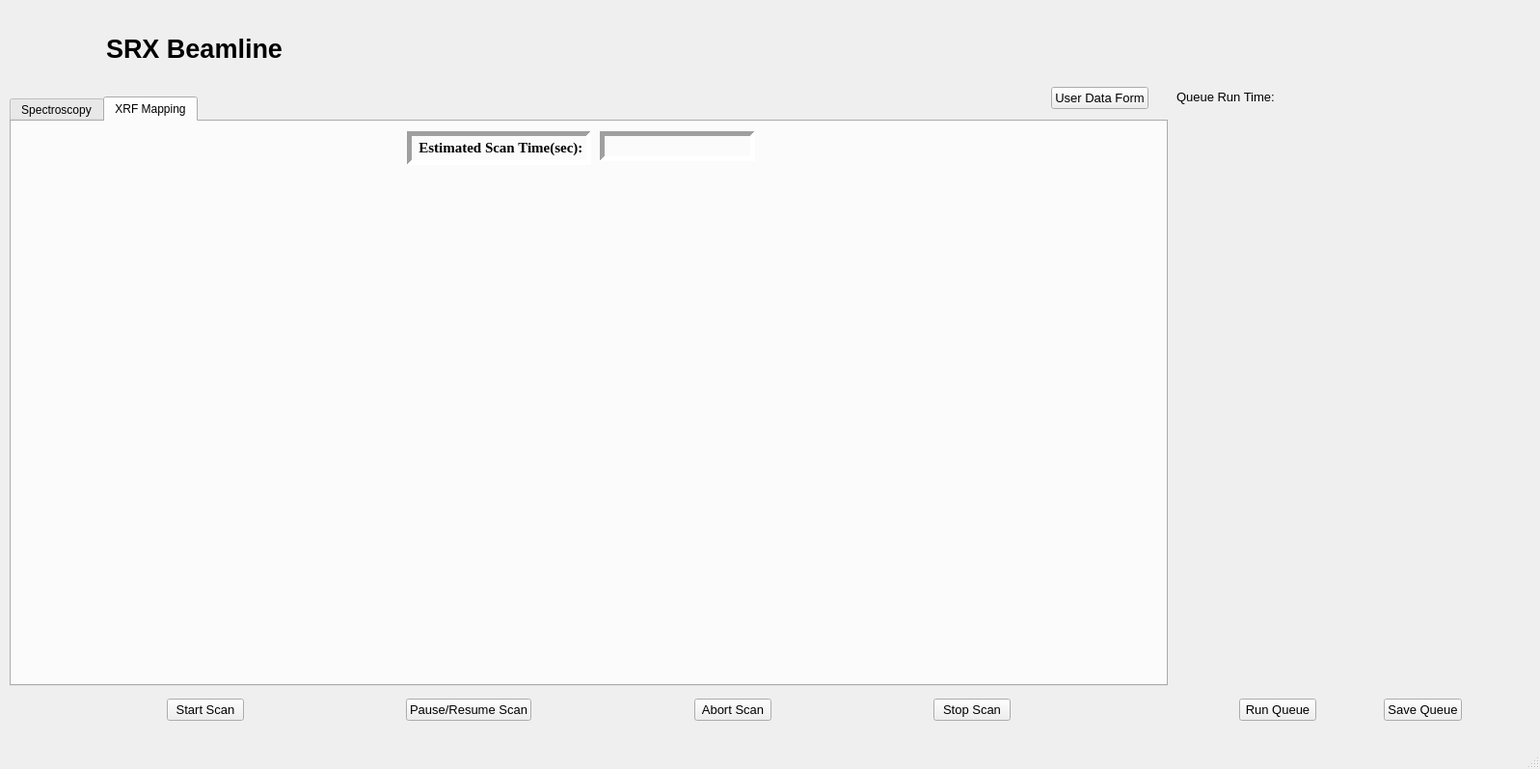
<?xml version="1.0" encoding="UTF-8"?>
<ui version="4.0">
 <class>MainWindow</class>
 <widget class="QMainWindow" name="MainWindow">
  <property name="geometry">
   <rect>
    <x>0</x>
    <y>0</y>
    <width>1597</width>
    <height>797</height>
   </rect>
  </property>
  <property name="windowTitle">
   <string>MainWindow</string>
  </property>
  <widget class="QWidget" name="centralwidget">
   <widget class="QStackedWidget" name="stackedWidget">
    <property name="geometry">
     <rect>
      <x>0</x>
      <y>0</y>
      <width>1581</width>
      <height>761</height>
     </rect>
    </property>
    <property name="currentIndex">
     <number>1</number>
    </property>
    <widget class="Metadata" name="page">
     <widget class="QLabel" name="label">
      <property name="geometry">
       <rect>
        <x>110</x>
        <y>30</y>
        <width>201</width>
        <height>41</height>
       </rect>
      </property>
      <property name="font">
       <font>
        <pointsize>20</pointsize>
        <weight>75</weight>
        <bold>true</bold>
       </font>
      </property>
      <property name="text">
       <string>SRX Beamline </string>
      </property>
     </widget>
     <widget class="QLabel" name="label_10">
      <property name="geometry">
       <rect>
        <x>1360</x>
        <y>10</y>
        <width>211</width>
        <height>71</height>
       </rect>
      </property>
      <property name="text">
       <string/>
      </property>
      <property name="pixmap">
       <pixmap>nsls-ii.png</pixmap>
      </property>
     </widget>
     <widget class="QPushButton" name="submit">
      <property name="geometry">
       <rect>
        <x>740</x>
        <y>710</y>
        <width>101</width>
        <height>23</height>
       </rect>
      </property>
      <property name="font">
       <font>
        <pointsize>10</pointsize>
       </font>
      </property>
      <property name="text">
       <string>Submit</string>
      </property>
     </widget>
     <widget class="QLabel" name="label_9">
      <property name="geometry">
       <rect>
        <x>10</x>
        <y>0</y>
        <width>111</width>
        <height>101</height>
       </rect>
      </property>
      <property name="text">
       <string/>
      </property>
      <property name="pixmap">
       <pixmap>5-ID2.png</pixmap>
      </property>
     </widget>
    </widget>
    <widget class="QWidget" name="page_2">
     <widget class="QTabWidget" name="tabWidget">
      <property name="geometry">
       <rect>
        <x>10</x>
        <y>100</y>
        <width>1201</width>
        <height>611</height>
       </rect>
      </property>
      <property name="currentIndex">
       <number>1</number>
      </property>
      <widget class="Spectroscopy" name="Xanes">
       <attribute name="title">
        <string>Spectroscopy</string>
       </attribute>
       <widget class="QWidget" name="layoutWidget">
        <property name="geometry">
         <rect>
          <x>930</x>
          <y>20</y>
          <width>261</width>
          <height>32</height>
         </rect>
        </property>
        <layout class="QHBoxLayout" name="horizontalLayout_3">
         <item>
          <widget class="QLabel" name="label_5">
           <property name="font">
            <font>
             <pointsize>10</pointsize>
            </font>
           </property>
           <property name="text">
            <string>Estimated Scan Time:</string>
           </property>
          </widget>
         </item>
         <item>
          <widget class="QLabel" name="scan_time">
           <property name="text">
            <string/>
           </property>
          </widget>
         </item>
        </layout>
       </widget>
       <widget class="QStackedWidget" name="stackedWidget_3">
        <property name="geometry">
         <rect>
          <x>620</x>
          <y>70</y>
          <width>563</width>
          <height>511</height>
         </rect>
        </property>
        <property name="currentIndex">
         <number>0</number>
        </property>
        <widget class="QWidget" name="page_5">
         <widget class="QWidget" name="horizontalLayoutWidget_13">
          <property name="geometry">
           <rect>
            <x>40</x>
            <y>440</y>
            <width>491</width>
            <height>26</height>
           </rect>
          </property>
          <layout class="QHBoxLayout" name="horizontalLayout_11">
           <item>
            <widget class="QCheckBox" name="plot_layover_2">
             <property name="font">
              <font>
               <pointsize>10</pointsize>
              </font>
             </property>
             <property name="text">
              <string>Plot Layover</string>
             </property>
            </widget>
           </item>
           <item>
            <widget class="QLabel" name="label_39">
             <property name="text">
              <string/>
             </property>
            </widget>
           </item>
           <item>
            <widget class="QPushButton" name="normalized1">
             <property name="font">
              <font>
               <pointsize>10</pointsize>
              </font>
             </property>
             <property name="text">
              <string>Normalized</string>
             </property>
            </widget>
           </item>
           <item>
            <widget class="QLabel" name="label_37">
             <property name="text">
              <string/>
             </property>
            </widget>
           </item>
           <item>
            <widget class="QPushButton" name="raw1">
             <property name="font">
              <font>
               <pointsize>10</pointsize>
              </font>
             </property>
             <property name="text">
              <string>Raw</string>
             </property>
            </widget>
           </item>
           <item>
            <widget class="QLabel" name="label_38">
             <property name="text">
              <string/>
             </property>
            </widget>
           </item>
           <item>
            <widget class="QPushButton" name="count1">
             <property name="font">
              <font>
               <pointsize>10</pointsize>
              </font>
             </property>
             <property name="text">
              <string>Count</string>
             </property>
            </widget>
           </item>
          </layout>
         </widget>
         <widget class="Canvas" name="results" native="true">
          <property name="geometry">
           <rect>
            <x>0</x>
            <y>0</y>
            <width>561</width>
            <height>441</height>
           </rect>
          </property>
         </widget>
        </widget>
        <widget class="QWidget" name="page_6">
         <widget class="QWidget" name="horizontalLayoutWidget_9">
          <property name="geometry">
           <rect>
            <x>40</x>
            <y>440</y>
            <width>491</width>
            <height>26</height>
           </rect>
          </property>
          <layout class="QHBoxLayout" name="horizontalLayout_9">
           <item>
            <widget class="QCheckBox" name="plot_layover_3">
             <property name="font">
              <font>
               <pointsize>10</pointsize>
              </font>
             </property>
             <property name="text">
              <string>Plot Layover</string>
             </property>
            </widget>
           </item>
           <item>
            <widget class="QLabel" name="label_40">
             <property name="text">
              <string/>
             </property>
            </widget>
           </item>
           <item>
            <widget class="QPushButton" name="normalized2">
             <property name="font">
              <font>
               <pointsize>10</pointsize>
              </font>
             </property>
             <property name="text">
              <string>Normalized</string>
             </property>
            </widget>
           </item>
           <item>
            <widget class="QLabel" name="label_33">
             <property name="text">
              <string/>
             </property>
            </widget>
           </item>
           <item>
            <widget class="QPushButton" name="raw2">
             <property name="font">
              <font>
               <pointsize>10</pointsize>
              </font>
             </property>
             <property name="text">
              <string>Raw</string>
             </property>
            </widget>
           </item>
           <item>
            <widget class="QLabel" name="label_34">
             <property name="text">
              <string/>
             </property>
            </widget>
           </item>
           <item>
            <widget class="QPushButton" name="count2">
             <property name="font">
              <font>
               <pointsize>10</pointsize>
              </font>
             </property>
             <property name="text">
              <string>Count</string>
             </property>
            </widget>
           </item>
          </layout>
         </widget>
         <widget class="Canvas" name="results_2" native="true">
          <property name="geometry">
           <rect>
            <x>0</x>
            <y>0</y>
            <width>561</width>
            <height>441</height>
           </rect>
          </property>
         </widget>
        </widget>
        <widget class="QWidget" name="page_7">
         <widget class="QWidget" name="horizontalLayoutWidget_12">
          <property name="geometry">
           <rect>
            <x>40</x>
            <y>440</y>
            <width>491</width>
            <height>26</height>
           </rect>
          </property>
          <layout class="QHBoxLayout" name="horizontalLayout_10">
           <item>
            <widget class="QCheckBox" name="plot_layover">
             <property name="font">
              <font>
               <pointsize>10</pointsize>
              </font>
             </property>
             <property name="text">
              <string>Plot Layover</string>
             </property>
            </widget>
           </item>
           <item>
            <widget class="QLabel" name="label_6">
             <property name="text">
              <string/>
             </property>
            </widget>
           </item>
           <item>
            <widget class="QPushButton" name="normalized3">
             <property name="font">
              <font>
               <pointsize>10</pointsize>
              </font>
             </property>
             <property name="text">
              <string>Normalized</string>
             </property>
            </widget>
           </item>
           <item>
            <widget class="QLabel" name="label_35">
             <property name="text">
              <string/>
             </property>
            </widget>
           </item>
           <item>
            <widget class="QPushButton" name="raw3">
             <property name="font">
              <font>
               <pointsize>10</pointsize>
              </font>
             </property>
             <property name="text">
              <string>Raw</string>
             </property>
            </widget>
           </item>
           <item>
            <widget class="QLabel" name="label_36">
             <property name="text">
              <string/>
             </property>
            </widget>
           </item>
           <item>
            <widget class="QPushButton" name="count3">
             <property name="font">
              <font>
               <pointsize>10</pointsize>
              </font>
             </property>
             <property name="text">
              <string>Count</string>
             </property>
            </widget>
           </item>
          </layout>
         </widget>
         <widget class="Canvas" name="results_3" native="true">
          <property name="geometry">
           <rect>
            <x>0</x>
            <y>0</y>
            <width>561</width>
            <height>441</height>
           </rect>
          </property>
         </widget>
        </widget>
       </widget>
      </widget>
      <widget class="Window_" name="XRFMapping">
       <attribute name="title">
        <string>XRF Mapping</string>
       </attribute>
       <widget class="Canvas" name="map_" native="true">
        <property name="geometry">
         <rect>
          <x>785</x>
          <y>10</y>
          <width>401</width>
          <height>559</height>
         </rect>
        </property>
        <property name="font">
         <font>
          <family>Times New Roman</family>
          <pointsize>11</pointsize>
          <weight>75</weight>
          <bold>true</bold>
         </font>
        </property>
       </widget>
       <widget class="QLabel" name="label_3">
        <property name="geometry">
         <rect>
          <x>410</x>
          <y>10</y>
          <width>191</width>
          <height>35</height>
         </rect>
        </property>
        <property name="font">
         <font>
          <family>Times New Roman</family>
          <pointsize>11</pointsize>
          <weight>75</weight>
          <bold>true</bold>
         </font>
        </property>
        <property name="frameShape">
         <enum>QFrame::Panel</enum>
        </property>
        <property name="frameShadow">
         <enum>QFrame::Sunken</enum>
        </property>
        <property name="lineWidth">
         <number>5</number>
        </property>
        <property name="text">
         <string>  Estimated Scan Time(sec): </string>
        </property>
        <property name="alignment">
         <set>Qt::AlignBottom|Qt::AlignHCenter</set>
        </property>
       </widget>
       <widget class="QLabel" name="es_time">
        <property name="geometry">
         <rect>
          <x>610</x>
          <y>10</y>
          <width>161</width>
          <height>31</height>
         </rect>
        </property>
        <property name="sizePolicy">
         <sizepolicy hsizetype="Preferred" vsizetype="Maximum">
          <horstretch>0</horstretch>
          <verstretch>0</verstretch>
         </sizepolicy>
        </property>
        <property name="font">
         <font>
          <family>Times New Roman</family>
          <pointsize>11</pointsize>
          <weight>75</weight>
          <bold>true</bold>
         </font>
        </property>
        <property name="frameShape">
         <enum>QFrame::Panel</enum>
        </property>
        <property name="frameShadow">
         <enum>QFrame::Sunken</enum>
        </property>
        <property name="lineWidth">
         <number>5</number>
        </property>
        <property name="text">
         <string/>
        </property>
       </widget>
      </widget>
     </widget>
     <widget class="QLabel" name="label_2">
      <property name="geometry">
       <rect>
        <x>110</x>
        <y>30</y>
        <width>201</width>
        <height>41</height>
       </rect>
      </property>
      <property name="font">
       <font>
        <pointsize>20</pointsize>
        <weight>75</weight>
        <bold>true</bold>
       </font>
      </property>
      <property name="text">
       <string>SRX Beamline </string>
      </property>
     </widget>
     <widget class="QPushButton" name="userdataform">
      <property name="geometry">
       <rect>
        <x>1090</x>
        <y>90</y>
        <width>101</width>
        <height>23</height>
       </rect>
      </property>
      <property name="font">
       <font>
        <pointsize>10</pointsize>
       </font>
      </property>
      <property name="text">
       <string>User Data Form</string>
      </property>
     </widget>
     <widget class="QLabel" name="label_4">
      <property name="geometry">
       <rect>
        <x>1360</x>
        <y>10</y>
        <width>211</width>
        <height>71</height>
       </rect>
      </property>
      <property name="text">
       <string/>
      </property>
      <property name="pixmap">
       <pixmap>nsls-ii.png</pixmap>
      </property>
     </widget>
     <widget class="QWidget" name="horizontalLayoutWidget">
      <property name="geometry">
       <rect>
        <x>10</x>
        <y>720</y>
        <width>1201</width>
        <height>31</height>
       </rect>
      </property>
      <layout class="QHBoxLayout" name="horizontalLayout">
       <item>
        <spacer name="horizontalSpacer">
         <property name="orientation">
          <enum>Qt::Horizontal</enum>
         </property>
         <property name="sizeHint" stdset="0">
          <size>
           <width>40</width>
           <height>20</height>
          </size>
         </property>
        </spacer>
       </item>
       <item>
        <widget class="QPushButton" name="start_scan">
         <property name="font">
          <font>
           <pointsize>10</pointsize>
          </font>
         </property>
         <property name="text">
          <string>Start Scan</string>
         </property>
        </widget>
       </item>
       <item>
        <spacer name="horizontalSpacer_2">
         <property name="orientation">
          <enum>Qt::Horizontal</enum>
         </property>
         <property name="sizeHint" stdset="0">
          <size>
           <width>40</width>
           <height>20</height>
          </size>
         </property>
        </spacer>
       </item>
       <item>
        <widget class="QPushButton" name="pause_resume_scan">
         <property name="font">
          <font>
           <pointsize>10</pointsize>
          </font>
         </property>
         <property name="text">
          <string>Pause/Resume Scan</string>
         </property>
        </widget>
       </item>
       <item>
        <spacer name="horizontalSpacer_3">
         <property name="orientation">
          <enum>Qt::Horizontal</enum>
         </property>
         <property name="sizeHint" stdset="0">
          <size>
           <width>40</width>
           <height>20</height>
          </size>
         </property>
        </spacer>
       </item>
       <item>
        <widget class="QPushButton" name="abort_scan">
         <property name="font">
          <font>
           <pointsize>10</pointsize>
          </font>
         </property>
         <property name="text">
          <string>Abort Scan</string>
         </property>
        </widget>
       </item>
       <item>
        <spacer name="horizontalSpacer_4">
         <property name="orientation">
          <enum>Qt::Horizontal</enum>
         </property>
         <property name="sizeHint" stdset="0">
          <size>
           <width>40</width>
           <height>20</height>
          </size>
         </property>
        </spacer>
       </item>
       <item>
        <widget class="QPushButton" name="stop_scan">
         <property name="font">
          <font>
           <pointsize>10</pointsize>
          </font>
         </property>
         <property name="text">
          <string>Stop Scan</string>
         </property>
        </widget>
       </item>
       <item>
        <spacer name="horizontalSpacer_5">
         <property name="orientation">
          <enum>Qt::Horizontal</enum>
         </property>
         <property name="sizeHint" stdset="0">
          <size>
           <width>40</width>
           <height>20</height>
          </size>
         </property>
        </spacer>
       </item>
      </layout>
     </widget>
     <widget class="QStackedWidget" name="stackedWidget_2">
      <property name="geometry">
       <rect>
        <x>1220</x>
        <y>120</y>
        <width>361</width>
        <height>591</height>
       </rect>
      </property>
      <widget class="Queue" name="page_3"/>
      <widget class="QWidget" name="page_4"/>
     </widget>
     <widget class="QWidget" name="horizontalLayoutWidget_2">
      <property name="geometry">
       <rect>
        <x>1220</x>
        <y>720</y>
        <width>361</width>
        <height>31</height>
       </rect>
      </property>
      <layout class="QHBoxLayout" name="horizontalLayout_2">
       <item>
        <spacer name="horizontalSpacer_6">
         <property name="orientation">
          <enum>Qt::Horizontal</enum>
         </property>
         <property name="sizeHint" stdset="0">
          <size>
           <width>40</width>
           <height>20</height>
          </size>
         </property>
        </spacer>
       </item>
       <item>
        <widget class="QPushButton" name="run_queue">
         <property name="font">
          <font>
           <pointsize>10</pointsize>
          </font>
         </property>
         <property name="text">
          <string>Run Queue</string>
         </property>
        </widget>
       </item>
       <item>
        <spacer name="horizontalSpacer_7">
         <property name="orientation">
          <enum>Qt::Horizontal</enum>
         </property>
         <property name="sizeHint" stdset="0">
          <size>
           <width>40</width>
           <height>20</height>
          </size>
         </property>
        </spacer>
       </item>
       <item>
        <widget class="QPushButton" name="save_queue">
         <property name="font">
          <font>
           <pointsize>10</pointsize>
          </font>
         </property>
         <property name="text">
          <string>Save Queue</string>
         </property>
        </widget>
       </item>
       <item>
        <spacer name="horizontalSpacer_8">
         <property name="orientation">
          <enum>Qt::Horizontal</enum>
         </property>
         <property name="sizeHint" stdset="0">
          <size>
           <width>40</width>
           <height>20</height>
          </size>
         </property>
        </spacer>
       </item>
      </layout>
     </widget>
     <widget class="QWidget" name="layoutWidget_2">
      <property name="geometry">
       <rect>
        <x>1220</x>
        <y>90</y>
        <width>351</width>
        <height>21</height>
       </rect>
      </property>
      <layout class="QHBoxLayout" name="horizontalLayout_4">
       <item>
        <widget class="QLabel" name="label_7">
         <property name="font">
          <font>
           <pointsize>10</pointsize>
          </font>
         </property>
         <property name="text">
          <string>Queue Run Time: </string>
         </property>
        </widget>
       </item>
       <item>
        <widget class="QLabel" name="queue_time">
         <property name="text">
          <string/>
         </property>
        </widget>
       </item>
      </layout>
     </widget>
     <widget class="QLabel" name="label_8">
      <property name="geometry">
       <rect>
        <x>10</x>
        <y>0</y>
        <width>111</width>
        <height>101</height>
       </rect>
      </property>
      <property name="text">
       <string/>
      </property>
      <property name="pixmap">
       <pixmap>5-ID2.png</pixmap>
      </property>
     </widget>
    </widget>
   </widget>
  </widget>
  <widget class="QMenuBar" name="menubar">
   <property name="geometry">
    <rect>
     <x>0</x>
     <y>0</y>
     <width>1597</width>
     <height>21</height>
    </rect>
   </property>
  </widget>
  <widget class="QStatusBar" name="statusbar"/>
 </widget>
 <customwidgets>
  <customwidget>
   <class>Canvas</class>
   <extends>QWidget</extends>
   <header>canvas.h</header>
   <container>1</container>
  </customwidget>
  <customwidget>
   <class>Metadata</class>
   <extends>QWidget</extends>
   <header>Metadata.h</header>
   <container>1</container>
  </customwidget>
  <customwidget>
   <class>Queue</class>
   <extends>QWidget</extends>
   <header>Queue.h</header>
   <container>1</container>
  </customwidget>
  <customwidget>
   <class>Spectroscopy</class>
   <extends>QWidget</extends>
   <header>Spectroscopy.h</header>
   <container>1</container>
  </customwidget>
  <customwidget>
   <class>Window_</class>
   <extends>QWidget</extends>
   <header>Window_.h</header>
   <container>1</container>
  </customwidget>
 </customwidgets>
 <resources/>
 <connections>
  <connection>
   <sender>normalized3</sender>
   <signal>clicked()</signal>
   <receiver>MainWindow</receiver>
   <slot>normalizedgraph()</slot>
   <hints>
    <hint type="sourcelabel">
     <x>861</x>
     <y>672</y>
    </hint>
    <hint type="destinationlabel">
     <x>953</x>
     <y>841</y>
    </hint>
   </hints>
  </connection>
  <connection>
   <sender>raw3</sender>
   <signal>clicked()</signal>
   <receiver>MainWindow</receiver>
   <slot>rawgraph()</slot>
   <hints>
    <hint type="sourcelabel">
     <x>992</x>
     <y>667</y>
    </hint>
    <hint type="destinationlabel">
     <x>996</x>
     <y>879</y>
    </hint>
   </hints>
  </connection>
  <connection>
   <sender>count3</sender>
   <signal>clicked()</signal>
   <receiver>MainWindow</receiver>
   <slot>countgraph()</slot>
   <hints>
    <hint type="sourcelabel">
     <x>1129</x>
     <y>660</y>
    </hint>
    <hint type="destinationlabel">
     <x>1161</x>
     <y>879</y>
    </hint>
   </hints>
  </connection>
  <connection>
   <sender>normalized1</sender>
   <signal>clicked()</signal>
   <receiver>MainWindow</receiver>
   <slot>normalizedgraph()</slot>
   <hints>
    <hint type="sourcelabel">
     <x>845</x>
     <y>666</y>
    </hint>
    <hint type="destinationlabel">
     <x>860</x>
     <y>853</y>
    </hint>
   </hints>
  </connection>
  <connection>
   <sender>raw1</sender>
   <signal>clicked()</signal>
   <receiver>MainWindow</receiver>
   <slot>rawgraph()</slot>
   <hints>
    <hint type="sourcelabel">
     <x>1025</x>
     <y>661</y>
    </hint>
    <hint type="destinationlabel">
     <x>1027</x>
     <y>833</y>
    </hint>
   </hints>
  </connection>
  <connection>
   <sender>count1</sender>
   <signal>clicked()</signal>
   <receiver>MainWindow</receiver>
   <slot>countgraph()</slot>
   <hints>
    <hint type="sourcelabel">
     <x>1130</x>
     <y>671</y>
    </hint>
    <hint type="destinationlabel">
     <x>1091</x>
     <y>879</y>
    </hint>
   </hints>
  </connection>
  <connection>
   <sender>normalized2</sender>
   <signal>clicked()</signal>
   <receiver>MainWindow</receiver>
   <slot>normalizedgraph()</slot>
   <hints>
    <hint type="sourcelabel">
     <x>855</x>
     <y>673</y>
    </hint>
    <hint type="destinationlabel">
     <x>876</x>
     <y>879</y>
    </hint>
   </hints>
  </connection>
  <connection>
   <sender>raw2</sender>
   <signal>clicked()</signal>
   <receiver>MainWindow</receiver>
   <slot>rawgraph()</slot>
   <hints>
    <hint type="sourcelabel">
     <x>967</x>
     <y>665</y>
    </hint>
    <hint type="destinationlabel">
     <x>957</x>
     <y>809</y>
    </hint>
   </hints>
  </connection>
  <connection>
   <sender>count2</sender>
   <signal>clicked()</signal>
   <receiver>MainWindow</receiver>
   <slot>countgraph()</slot>
   <hints>
    <hint type="sourcelabel">
     <x>1122</x>
     <y>665</y>
    </hint>
    <hint type="destinationlabel">
     <x>1114</x>
     <y>818</y>
    </hint>
   </hints>
  </connection>
  <connection>
   <sender>tabWidget</sender>
   <signal>currentChanged(int)</signal>
   <receiver>MainWindow</receiver>
   <slot>tabs()</slot>
   <hints>
    <hint type="sourcelabel">
     <x>123</x>
     <y>134</y>
    </hint>
    <hint type="destinationlabel">
     <x>235</x>
     <y>-12</y>
    </hint>
   </hints>
  </connection>
 </connections>
 <slots>
  <slot>setdefault()</slot>
  <slot>normalizedgraph()</slot>
  <slot>rawgraph()</slot>
  <slot>countgraph()</slot>
  <slot>tabs()</slot>
 </slots>
</ui>
